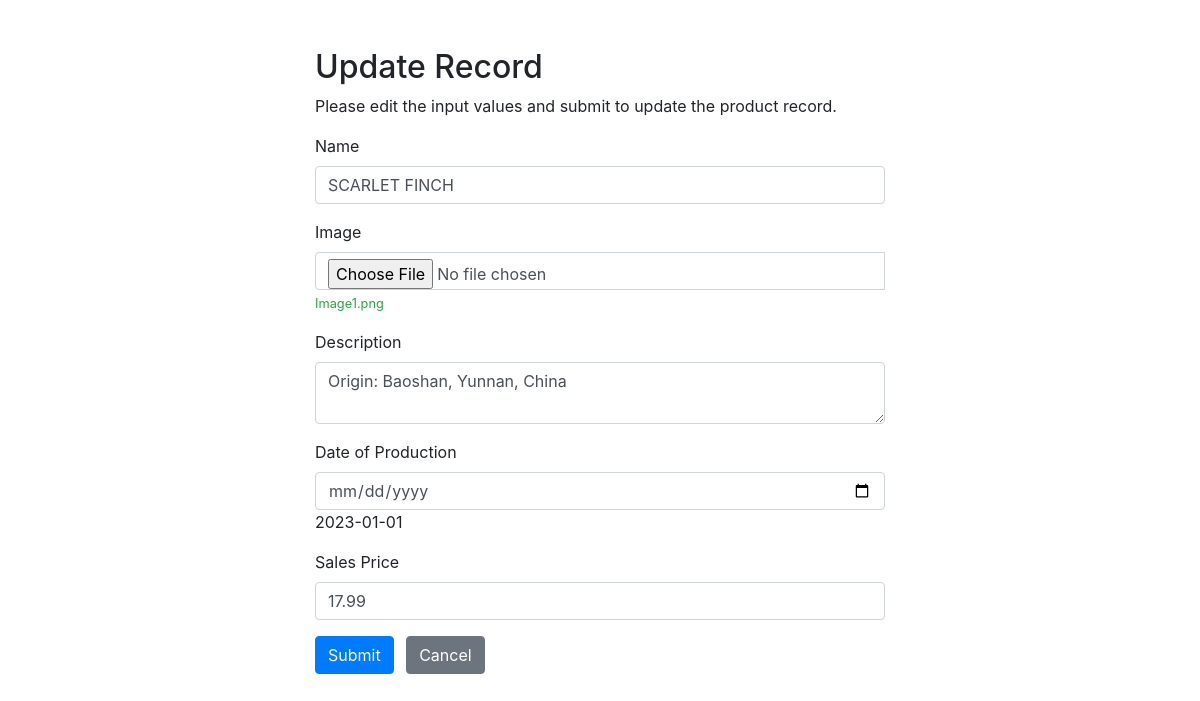
Page /update.php?id=1 on the committed database.
### tables this page shows
CREATE TABLE IF NOT EXISTS `products` (
  `id` int(11) NOT NULL AUTO_INCREMENT,
  `name` varchar(100) NOT NULL,
  `img_path` text NOT NULL,
  `description` VARCHAR(200) NOT NULL,
  `date` DATE NOT NULL,
  `price` float NOT NULL DEFAULT 0,
  PRIMARY KEY (`id`)
);

### dao/abstractDAO.php (called while the page is built, shortened)
<?php
class abstractDAO {
    protected static $DB_HOST = "localhost";
    protected static $DB_PORT = 3307;
    protected static $DB_USERNAME = "appuser";
    protected static $DB_PASSWORD = "password";
    protected static $DB_DATABASE = "coffeeshop";
    function __construct() {
        try{
            $this->mysqli = new mysqli(self::$DB_HOST, self::$DB_USERNAME,
                self::$DB_PASSWORD, self::$DB_DATABASE, self::$DB_PORT);
        }catch(mysqli_sql_exception $e){
            throw $e;
        }
    }
}
?>

### dao/productsDAO.php (called while the page is built, shortened)
<?php
require_once('abstractDAO.php');
require_once('./model/product.php');
class productsDAO extends abstractDAO {
    public function getProduct($productId){
        $query = 'SELECT * FROM products WHERE id = ?';
        $stmt = $this->mysqli->prepare($query);
        $stmt->bind_param('i', $productId);
        $stmt->execute();
        $result = $stmt->get_result();
        if($result->num_rows == 1){
            $temp = $result->fetch_assoc();
            $product = new product($temp['id'],$temp['name'], $temp['img_path'], $temp['description'], $temp['date'], $temp['price']);
            return $product;
        }
        return false;
    }
}
?>

### model/product.php (called while the page is built, shortened)
<?php
    class Product{
        private $name;
        private $img_path;
        private $description;
        private $date;
        private $price;
        public function getName(){
			return $this->name;
		}
		public function setName($name){
			$this->name = $name;
		}
		public function getImgPath(){
			return $this->img_path;
		}
		public function setImgPath($img_path){
			$this->img_path = $img_path;
		}
		public function getDescription(){
			return $this->description;
		}
		public function setDescription($description){
			$this->description = $description;
		}
        public function getDate(){
			return $this->date;
		}
		public function setDate($date){
			$this->date = $date;
		}
        public function getPrice(){
			return $this->price;
		}
		public function setPrice($price){
			$this->price = $price;
		}
    }
    ?>

### update.php (the view, shortened to what this page needs)
<?php
require_once('./dao/productsDAO.php');
$name = $img_path = $description = $date = $price = "";
$name_err = $img_path_err = $description_err = $date_err = $price_err = "";
$productsDAO = new productsDAO();
if(isset($_POST["id"]) && !empty($_POST["id"])){
    $id = $_POST["id"];
    $input_name = trim($_POST["name"]);
    if(empty($input_name)){
        $name_err = "Please enter a name.";
    } elseif(!filter_var($input_name, FILTER_VALIDATE_REGEXP, array("options"=>array("regexp"=>"/^[a-zA-Z\s]+$/")))){
        $name_err = "Please enter a valid name.";
    } else{
        $name = $input_name;
    }
    $input_img = $_FILES["img"]["name"];
if (!empty($_FILES["img"]["name"])) {
    $target_dir = "imgs/";
    $target_file = $target_dir . basename($_FILES["img"]["name"]);
    $uploadOk = true;
    $imageFileType = strtolower(pathinfo($target_file, PATHINFO_EXTENSION));
    $check = getimagesize($_FILES["img"]["tmp_name"]);
    if ($check !== false) {
        if (file_exists($target_file)) {
            $img_path_err = "Sorry, file already exists.";
            $uploadOk = false;
        }
        if ($_FILES["img"]["size"] > 5000000) {
            $img_path_err = "Sorry, your file is too large. Max size is 5MB.";
            $uploadOk = false;
        }
        if ($imageFileType != "jpg" && $imageFileType != "png" && $imageFileType != "jpeg" && $imageFileType != "gif") {
            $img_path_err = "Sorry, only JPG, JPEG, PNG & GIF files are allowed.";
            $uploadOk = false;
        }
        if ($uploadOk) {
            if (move_uploaded_file($_FILES["img"]["tmp_name"], $target_file)) {
                $img_path = $input_img;
            } else {
                $img_path_err = "Sorry, there was an error uploading your file.";
            }
        }
    } else {
        $img_path_err = "File is not an image.";
    }
}
else {
    if(empty($input_img)) {
        $img_path_err = "Please upload an image file.";
    } else {
        $img_path = $input_img;
    }
}
    $input_description = trim($_POST["description"]);
    if(empty($input_description)){
        $description_err = "Please enter a description.";
    } else{
        $description = $input_description;
    }
$input_date = trim($_POST["date"]);
if(empty($input_date)){
    $date_err = "Please enter a date.";
} else{
    $date = $input_date;
}
 $input_price = trim($_POST["price"]);
 if(empty($input_price)){
     $price_err = "Please enter the price amount.";
 } elseif(!filter_var($input_price, FILTER_VALIDATE_FLOAT) && $input_price < 0){
     $price_err = "Please enter a positive price value.";
 } else{
     $price = $input_price;
 }
    if(empty($name_err) && empty($img_path_err) && empty($description_err) && empty($date_err) && empty($price_err)){
        $product = new Product($id, $name, $img_path, $description, $date, $price);
        $result = $productsDAO->updateProduct($product);
		header("refresh:2; url=dashboard.php");
		echo '<br><h6 style="text-align:center">' . $result . '</h6>';
        $productsDAO->getMysqli()->close();
    }
} else{
    if(isset($_GET["id"]) && !empty(trim($_GET["id"]))){
        $id =  trim($_GET["id"]);
        $product = $productsDAO->getProduct($id);
        if($product){
                $name = $product->getName();
			    $img_path = $product->getImgPath();
			    $description = $product->getDescription();
                $date = $product->getDate();
                $price = $product->getPrice();
        } else{
            header("location: error.php");
            exit();
        }
    } else{
        header("location: error.php");
        exit();
    }
}
?>
 <!DOCTYPE html>
<html lang="en">
<head>
    <link rel="stylesheet" href="https://stackpath.bootstrapcdn.com/bootstrap/4.5.2/css/bootstrap.min.css">
</head>
<body>
    <div class="wrapper">
        <div class="container-fluid">
            <div class="row">
                <div class="col-md-12">
                    <h2 class="mt-5">Update Record</h2>
                    <p>Please edit the input values and submit to update the product record.</p>
                    <form action="<?php echo htmlspecialchars(basename($_SERVER['REQUEST_URI'])); ?>" method="post" enctype="multipart/form-data">
                    <div class="form-group">
                            <label>Name</label>
                            <input type="text" name="name" class="form-control <?php echo (!empty($name_err)) ? 'is-invalid' : ''; ?>" value="<?php echo $name; ?>">
                        </div>
                        <div class="form-group">
                        <label>Image</label>
                        <div class="input-group">
                            <input type="file" accept="image/*" name="img" class="form-control <?php echo (!empty($img_path_err)) ? 'is-invalid' : ''; ?>" value="<?php echo $img_path; ?>" alt="<?php echo $img_path; ?>">
                            <span class="valid-feedback"><?php echo $img_path;?></span>
                        </div>
                         </div>
                        <div class="form-group">
                            <label>Description</label>
                            <textarea name="description" class="form-control <?php echo (!empty($description_err)) ? 'is-invalid' : ''; ?>"><?php echo $description; ?></textarea>
                        </div>
                        <div class="form-group">
                            <label>Date of Production</label>
                            <input type="date" name="date" class="form-control <?php echo (!empty($date_err)) ? 'is-invalid' : ''; ?>"><?php echo $date; ?>
                        </div>
                        <div class="form-group">
                            <label>Sales Price</label>
                            <input type="text" name="price" class="form-control <?php echo (!empty($price_err)) ? 'is-invalid' : ''; ?>" value="<?php echo $price; ?>">
                        </div>
                        <input type="submit" class="btn btn-primary" value="Submit">
                        <a href="dashboard.php" class="btn btn-secondary ml-2">Cancel</a>
                    </form>
                </div>
            </div>
        </div>
    </div>
</body>
</html>

### update.php (style rules this page uses)
.wrapper { width: 600px; margin: 0 auto; }
.valid-feedback { display: inline; }

### rows in the picture
products: name "SCARLET FINCH", img_path "Image1.png", description "Origin: Baoshan, Yunnan, China", date "2023-01-01", price "17.99"
